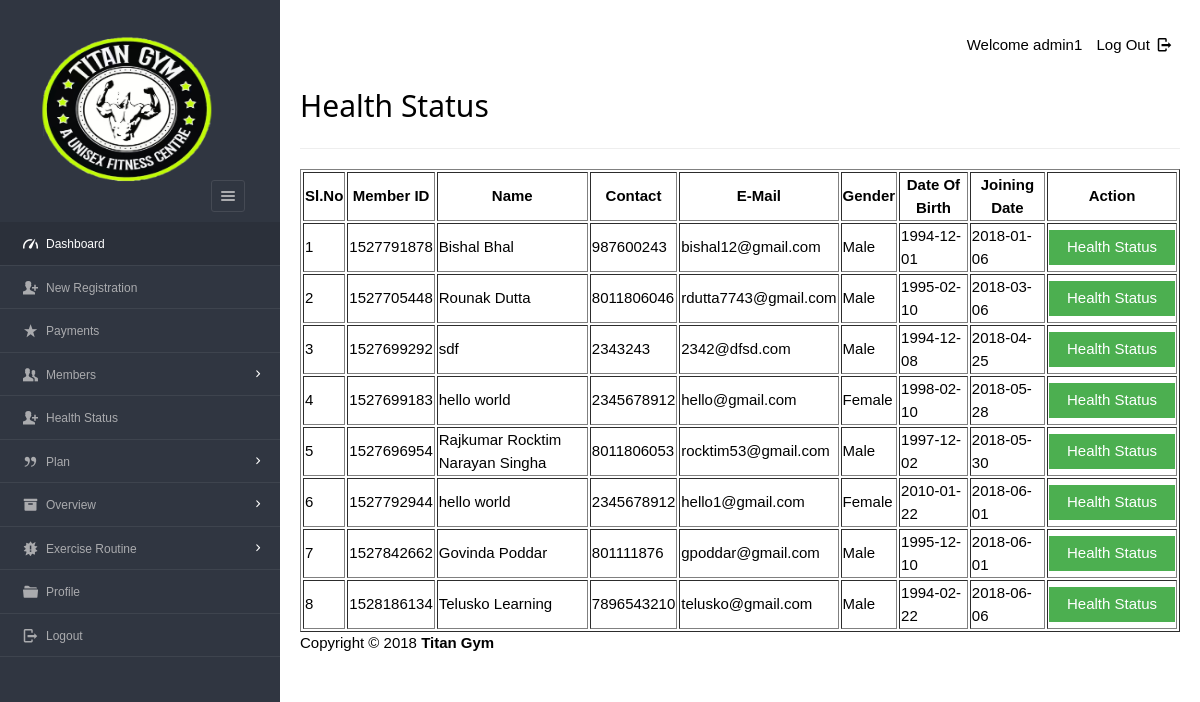
Page /Files/dashboard/admin/new_health_status.php (signed in) on the earlier database version.
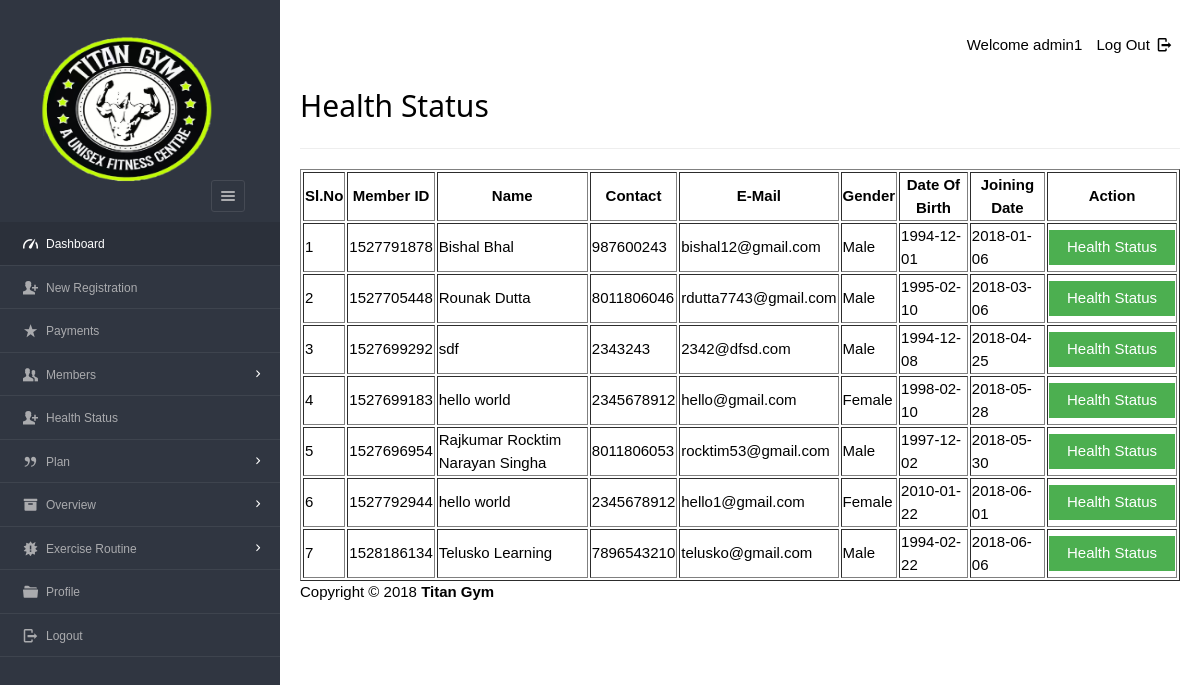
Same page on the later database version.
### tables this page shows
CREATE TABLE `enrolls_to`  (
  `et_id` int(5) NOT NULL AUTO_INCREMENT,
  `pid` varchar(8) NOT NULL,
  `uid` varchar(20) NOT NULL,
  `paid_date` varchar(15) NULL DEFAULT NULL,
  `expire` varchar(15) NULL DEFAULT NULL,
  `renewal` varchar(15) NULL DEFAULT NULL,
  PRIMARY KEY (`et_id`) USING BTREE,
  INDEX `user_ID`(`uid`) USING BTREE,
  INDEX `plan_ID_idx`(`pid`) USING BTREE,
  CONSTRAINT `plan_ID` FOREIGN KEY (`pid`) REFERENCES `plan` (`pid`) ON DELETE NO ACTION ON UPDATE NO ACTION,
  CONSTRAINT `user_ID` FOREIGN KEY (`uid`) REFERENCES `users` (`userid`) ON DELETE CASCADE ON UPDATE NO ACTION
);

CREATE TABLE `users`  (
  `userid` varchar(20) NOT NULL,
  `username` varchar(40) NOT NULL,
  `gender` varchar(8) NOT NULL,
  `mobile` varchar(20) NOT NULL,
  `email` varchar(20) NOT NULL,
  `dob` varchar(10) NOT NULL,
  `joining_date` varchar(10) NOT NULL,
  PRIMARY KEY (`userid`) USING BTREE,
  UNIQUE INDEX `email`(`email`) USING BTREE,
  INDEX `userid`(`userid`) USING BTREE
);

### Files/dashboard/admin/new_health_status.php (the view, shortened to what this page needs)
<?php
require '../../include/db_conn.php';
?>
<!DOCTYPE html>
<html lang="en">
<head>
  <link rel="stylesheet" href="../../css/style.css"  id="style-resource-5">
    <link rel="stylesheet" href="../../css/dashMain.css">
    <link rel="stylesheet" type="text/css" href="../../css/entypo.css">
	<link href="a1style.css" rel="stylesheet" type="text/css">
</head>
     <body class="page-body  page-fade" onload="collapseSidebar()">
    	<div class="page-container sidebar-collapsed" id="navbarcollapse">
		<div class="sidebar-menu">
			<header class="logo-env">
			<div class="logo">
				<a href="main.php">
					<img src="../../images/logo.png" alt="" width="192" height="80" />
				</a>
			</div>
					<div class="sidebar-collapse" onclick="collapseSidebar()">
				<a href="#" class="sidebar-collapse-icon with-animation">
					<i class="entypo-menu"></i>
				</a>
			</div>
			</header>
    		<?php include('nav.php'); ?>
    	</div>
    		<div class="main-content">
				<div class="row">
					<div class="col-md-6 col-sm-8 clearfix">
					</div>
					<div class="col-md-6 col-sm-4 clearfix hidden-xs">
						<ul class="list-inline links-list pull-right">
							<li>Welcome <?php echo $_SESSION['full_name']; ?>
							</li>
							<li>
								<a href="logout.php">
									Log Out <i class="entypo-logout right"></i>
								</a>
							</li>
						</ul>
					</div>
				</div>
		<h2>Health Status</h2>
		<hr />
		<table class="table table-bordered datatable" id="table-1" border=1>
			<thead>
				<tr><h2>
					<th>Sl.No</th>
					<th>Member ID</th>
					<th>Name</th>
					<th>Contact</th>
					<th>E-Mail</th>
					<th>Gender</th>
					<th>Date Of Birth</th>
					<th>Joining Date</th>
					<th>Action</th></h2>
				</tr>
			</thead>
				<tbody>
						<?php
							$query  = "select * from users ORDER BY joining_date";
							$result = mysqli_query($con, $query);
							$sno    = 1;
							if (mysqli_affected_rows($con) != 0) {
							    while ($row = mysqli_fetch_array($result, MYSQLI_ASSOC)) {
							        $uid   = $row['userid'];
							        $query1  = "select * from enrolls_to WHERE uid='$uid' AND renewal='yes'";
							        $result1 = mysqli_query($con, $query1);
							        if (mysqli_affected_rows($con) == 1) {
							            while ($row1 = mysqli_fetch_array($result1, MYSQLI_ASSOC)) {
							                echo "<tr><td>".$sno."</td>";
							                echo "<td>" . $row['userid'] . "</td>";
							                echo "<td>" . $row['username'] . "</td>";
							                echo "<td>" . $row['mobile'] . "</td>";
							                echo "<td>" . $row['email'] . "</td>";
							                echo "<td>" . $row['gender'] . "</td>";
							                echo "<td>" . $row['dob'] . "</td>";
							                echo "<td>" . $row['joining_date'] ."</td>";
							                $uname=$row['username'];
							       			$udob=$row['dob'];
							        		$ujoing=$row['joining_date'];
							        		$ugender=$row['gender'];
							                $sno++;
							                echo "<td><form action='health_status_entry.php' method='post'><input type='hidden' name='uid' value='" . $uid . "'/>
							                <input type='hidden' name='uname' value='" . $uname . "'/>
							                <input type='hidden' name='udob' value='" . $udob . "'/>
							                <input type='hidden' name='ujoin' value='" . $ujoing . "'/>
							                <input type='hidden' name='ugender' value='" . $ugender . "'/><input type='submit' class='a1-btn a1-green' id='button1' value='Health Status' class='btn btn-info'/></form></td></tr>";
							            }
							        }
							    }
							}
						?>
					</tbody>
				</table>
			<?php include('footer.php'); ?>
    	</div>
    </body>
</html>

Differences in the rows shown:
removed enrolls_to: uid.userid "1527842662", uid.username "Govinda Poddar", uid.mobile "801111876", uid.email "gpoddar@gmail.com", uid.gender "Male", uid.dob "1995-12-10", uid.joining_date "2018-06-01"
